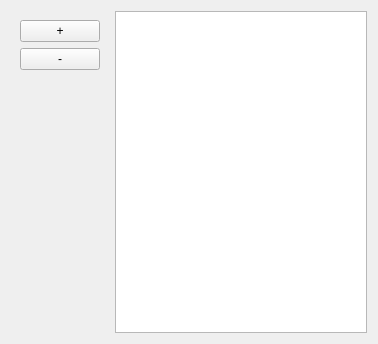
<?xml version="1.0" encoding="UTF-8"?>
<ui version="4.0">
 <class>Form</class>
 <widget class="QWidget" name="Form">
  <property name="geometry">
   <rect>
    <x>0</x>
    <y>0</y>
    <width>378</width>
    <height>344</height>
   </rect>
  </property>
  <property name="windowTitle">
   <string>Form</string>
  </property>
  <layout class="QVBoxLayout" name="verticalLayout_2">
   <item>
    <widget class="QWidget" name="widget_3" native="true">
     <layout class="QHBoxLayout" name="horizontalLayout">
      <property name="leftMargin">
       <number>0</number>
      </property>
      <property name="topMargin">
       <number>0</number>
      </property>
      <property name="rightMargin">
       <number>0</number>
      </property>
      <property name="bottomMargin">
       <number>0</number>
      </property>
      <item>
       <widget class="QWidget" name="widget_2" native="true">
        <layout class="QVBoxLayout" name="verticalLayout">
         <item>
          <widget class="QPushButton" name="format_add_dir">
           <property name="text">
            <string>+</string>
           </property>
          </widget>
         </item>
         <item>
          <widget class="QPushButton" name="format_remove_dir">
           <property name="text">
            <string>-</string>
           </property>
          </widget>
         </item>
         <item>
          <spacer name="verticalSpacer">
           <property name="orientation">
            <enum>Qt::Vertical</enum>
           </property>
           <property name="sizeHint" stdset="0">
            <size>
             <width>20</width>
             <height>40</height>
            </size>
           </property>
          </spacer>
         </item>
        </layout>
       </widget>
      </item>
      <item>
       <widget class="QListWidget" name="dirList">
        <property name="minimumSize">
         <size>
          <width>0</width>
          <height>300</height>
         </size>
        </property>
       </widget>
      </item>
     </layout>
    </widget>
   </item>
  </layout>
 </widget>
 <resources/>
 <connections/>
</ui>
